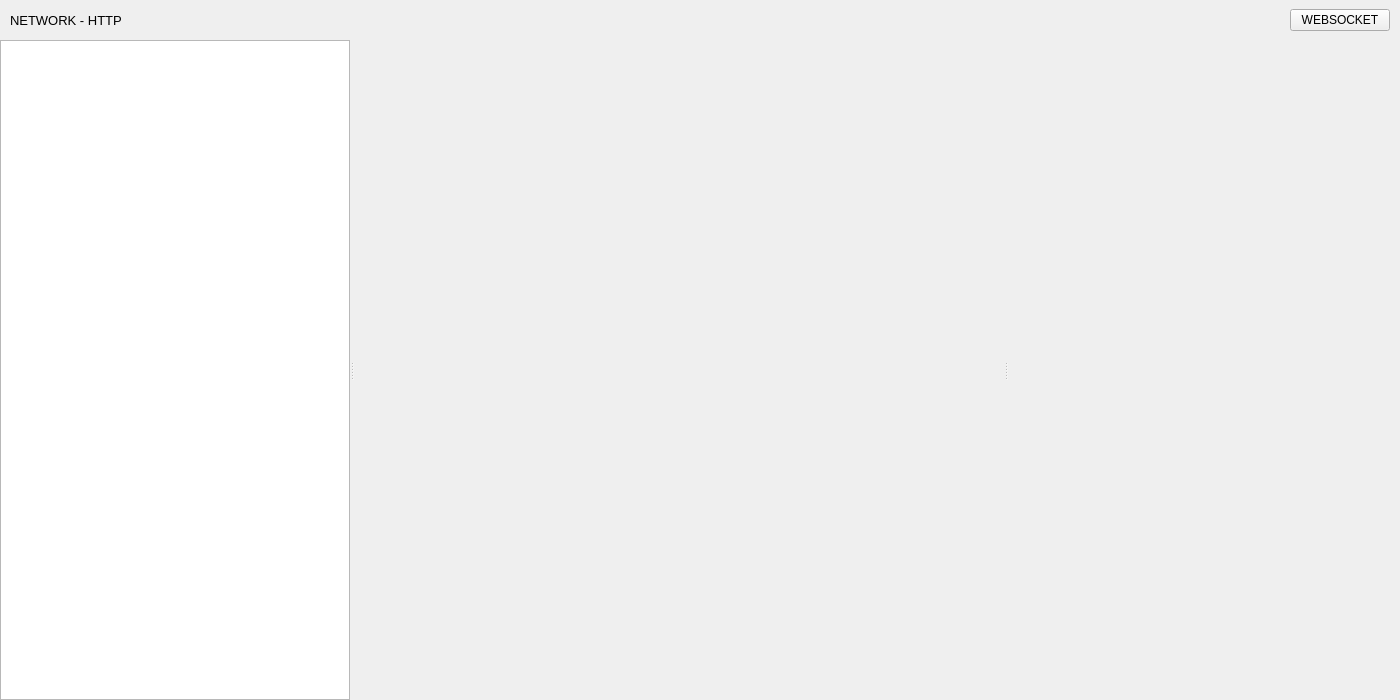
<?xml version="1.0" encoding="UTF-8"?>
<ui version="4.0">
 <class>HttpPage</class>
 <widget class="QWidget" name="HttpPage">
  <property name="geometry">
   <rect>
    <x>0</x>
    <y>0</y>
    <width>1400</width>
    <height>700</height>
   </rect>
  </property>
  <property name="windowTitle">
   <string>Form</string>
  </property>
  <layout class="QVBoxLayout" name="verticalLayout">
   <property name="spacing">
    <number>0</number>
   </property>
   <property name="leftMargin">
    <number>0</number>
   </property>
   <property name="topMargin">
    <number>0</number>
   </property>
   <property name="rightMargin">
    <number>0</number>
   </property>
   <property name="bottomMargin">
    <number>0</number>
   </property>
   <item>
    <widget class="QWidget" name="pageToolbar" native="true">
     <property name="sizePolicy">
      <sizepolicy hsizetype="Preferred" vsizetype="Maximum">
       <horstretch>0</horstretch>
       <verstretch>0</verstretch>
      </sizepolicy>
     </property>
     <property name="maximumSize">
      <size>
       <width>16777215</width>
       <height>40</height>
      </size>
     </property>
     <layout class="QHBoxLayout" name="horizontalLayout">
      <property name="leftMargin">
       <number>10</number>
      </property>
      <property name="topMargin">
       <number>5</number>
      </property>
      <property name="rightMargin">
       <number>10</number>
      </property>
      <property name="bottomMargin">
       <number>5</number>
      </property>
      <item>
       <widget class="QLabel" name="label">
        <property name="font">
         <font>
          <pointsize>10</pointsize>
          <weight>50</weight>
          <bold>false</bold>
         </font>
        </property>
        <property name="text">
         <string>NETWORK - HTTP</string>
        </property>
       </widget>
      </item>
      <item>
       <spacer name="horizontalSpacer">
        <property name="orientation">
         <enum>Qt::Horizontal</enum>
        </property>
        <property name="sizeType">
         <enum>QSizePolicy::Maximum</enum>
        </property>
        <property name="sizeHint" stdset="0">
         <size>
          <width>158</width>
          <height>20</height>
         </size>
        </property>
       </spacer>
      </item>
      <item>
       <widget class="QPushButton" name="toggleButton">
        <property name="maximumSize">
         <size>
          <width>100</width>
          <height>16777215</height>
         </size>
        </property>
        <property name="text">
         <string>WEBSOCKET</string>
        </property>
       </widget>
      </item>
     </layout>
    </widget>
   </item>
   <item>
    <widget class="QSplitter" name="requestsTableAndViewSplitter">
     <property name="orientation">
      <enum>Qt::Horizontal</enum>
     </property>

     <widget class="QSplitter" name="tableAndSiteMapSplitter">
      <property name="orientation">
       <enum>Qt::Horizontal</enum>
      </property>
      <widget class="ItemExplorer" name="siteMap">
       <property name="sizePolicy">
        <sizepolicy hsizetype="Preferred" vsizetype="Expanding">
         <horstretch>0</horstretch>
         <verstretch>0</verstretch>
        </sizepolicy>
       </property>
        <property name="minimumSize">
         <size>
          <width>125</width>
          <height>0</height>
         </size>
        </property>
      </widget>
      <widget class="QStackedWidget" name="stackedWidget">
       <widget class="RequestsTable" name="requestsTableWidget" native="true">
        <property name="sizePolicy">
         <sizepolicy hsizetype="Expanding" vsizetype="Preferred">
          <horstretch>0</horstretch>
          <verstretch>0</verstretch>
         </sizepolicy>
        </property>
        <property name="minimumSize">
         <size>
          <width>650</width>
          <height>0</height>
         </size>
        </property>
       </widget>
       <widget class="Loader" name="loaderWidget"/>
      </widget>
     </widget>

     <widget class="FlowView" name="requestViewWidget" native="true">
      <property name="sizePolicy">
       <sizepolicy hsizetype="Expanding" vsizetype="Preferred">
        <horstretch>0</horstretch>
        <verstretch>0</verstretch>
       </sizepolicy>
      </property>
     </widget>
    </widget>
   </item>
  </layout>
 </widget>
 <customwidgets>
  <customwidget>
   <class>RequestsTable</class>
   <extends>QWidget</extends>
   <header>widgets.network.http.requests_table.h</header>
   <container>1</container>
  </customwidget>
  <customwidget>
   <class>FlowView</class>
   <extends>QWidget</extends>
   <header>widgets.shared.flow_view.h</header>
   <container>1</container>
  </customwidget>
  <customwidget>
   <class>Loader</class>
   <extends>QWidget</extends>
   <header>widgets.shared.loader.h</header>
   <container>1</container>
  </customwidget>
  <customwidget>
   <class>ItemExplorer</class>
   <extends>QTreeView</extends>
   <header>widgets.editor.item_explorer.h</header>
   <container>1</container>
  </customwidget>
 </customwidgets>
 <resources/>
 <connections/>
</ui>
